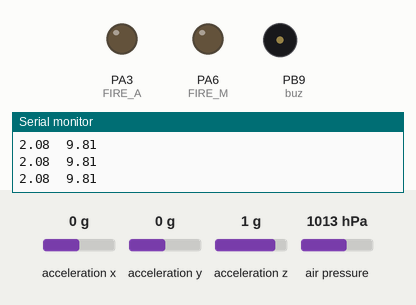
Bench run of a sketch on a simulated STM32 Blue Pill. Shown: output pins drawn as LEDs (lit = HIGH), buzzer (waves = sounding, pin HIGH), the last lines printed to the serial monitor. The test bench sets the inputs (shaded band); at power-on: acceleration z 1 g, acceleration x 0 g, acceleration y 0 g, air pressure 1013 hPa.

Above: at 5.2 s.
5.3 s: acceleration z set to 0.1 g
6.8 s: acceleration z set to -0.2 g
At 7.5 s:
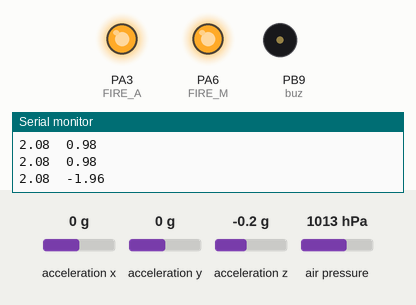
8.4 s: acceleration z set to 0 g
At 11.0 s:
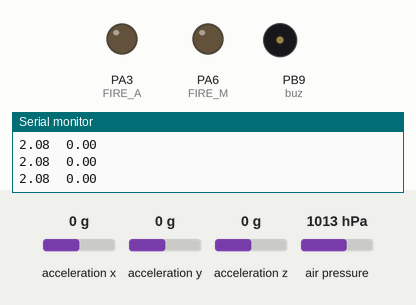
11.4 s: acceleration z set to -1.4 g
At 11.8 s:
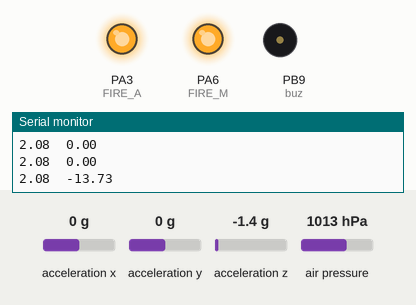
Timing chart, 0 to 14.0 s (numbered marks = the images above; inputs shaded):
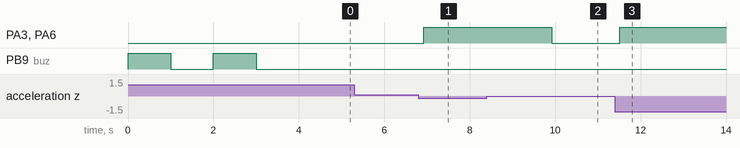

The sketch:

IGNITION.ino
```cpp
#include <Wire.h>
#include <Adafruit_Sensor.h>
#include <Adafruit_ADXL345_U.h>

#include "Seeed_BME280.h"

#define buz PB9
#define FIRE_A PA3
#define FIRE_M PA6

Adafruit_ADXL345_Unified accel = Adafruit_ADXL345_Unified(12345);
BME280 bme280;

float z, alt;

void setup() {
   pinMode(buz,OUTPUT);
   pinMode(FIRE_A,OUTPUT);
   pinMode(FIRE_M,OUTPUT);
   Serial.begin(9600);

  if (!bme280.init())
  {
      Serial.println("Ooops, no BME280 detected ... Check your wiring!");
      for (byte i = 0; i < 3; i++)
      {
        digitalWrite(buz, HIGH);
        delay(1000);
        digitalWrite(buz, LOW);
        delay(1000);
      }
    while(1)
    {
      Serial.println("BME ERROR...");
    }
  }

  if(!accel.begin())
  {
    Serial.println("Ooops, no ADXL345 detected ... Check your wiring!");
    for (byte i = 0; i < 4; i++)
      {
        digitalWrite(buz, HIGH);
        delay(1000);
        digitalWrite(buz, LOW);
        delay(1000);
      }
    while(1)
    {
      Serial.println("ADXL ERROR...");
    }
  }

  for (byte i = 0; i < 2; i++)
      {
        digitalWrite(buz, HIGH);
        delay(1000);
        digitalWrite(buz, LOW);
        delay(1000);
      }
  Serial.println("SISTEM BASLATILIYOR");
}

void loop() {
  alt = bme280.calcAltitude(bme280.getPressure());
  delay(20);
  z = acc();
  delay(20);

  Serial.print(alt);Serial.print("\t");Serial.println(z);

  if (z < 0)
  {
    z = acc();
    delay(20);
    if (z < 0)
    {
       z = acc();
       delay(20);
       if (z < 0)
       {
           z = acc();
           delay(20);
           if (z < 0)
           {
               z = acc();
               delay(20);
               if (z < 0)
               {
                  digitalWrite(FIRE_A, HIGH);
                  digitalWrite(FIRE_M, HIGH);
                  delay(3000);
                  digitalWrite(FIRE_A, LOW);
                  digitalWrite(FIRE_M, LOW);
                  delay(20);
               }
           }
        }
    }
  }

}

float acc ()
{
  sensors_event_t event;
  accel.getEvent(&event);

  return event.acceleration.z;
}
```

Measured:
- the behaviour switches between 0 and -0.1 g on acceleration z (found by bisection; images 0 and 1)
- after the input at 6.8 s, PA3 (FIRE_A), PA6 (FIRE_M): LOW → HIGH after 0.12 s
- after the input at 8.4 s, PA3 (FIRE_A), PA6 (FIRE_M): goes on until 9.9 s, then stays LOW
- after the input at 11.4 s, PA3 (FIRE_A), PA6 (FIRE_M): LOW → HIGH after 0.11 s
